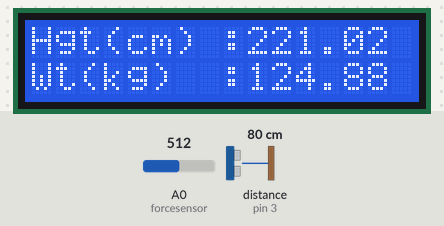
This sketch was run on a simulated Arduino Uno, built with avr-gcc and run on an emulated ATmega328P. On the bench: 16×2 character LCD. Wiring (inferred from the names in the program): ultrasonic range finder: trigger pin 5; echo pin 3. Inputs (shaded band) come from the test bench; at power-on: A0 (forcesensor) = 512, distance to the obstacle (sensor on pin 3) 80 cm. The echo pulse lasts 58.3 µs per cm; what the sketch prints to the serial monitor is not drawn.

Above: at 1.2 s.
1.3 s: A0 (forcesensor) set to 716
At 3.1 s:
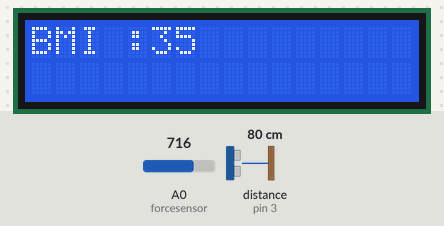
4.2 s: distance to the obstacle (sensor on pin 3) set to 2 cm
At 4.7 s:
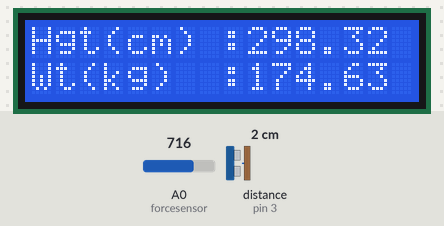
6.4 s: A0 (forcesensor) set to 900
At 6.9 s:
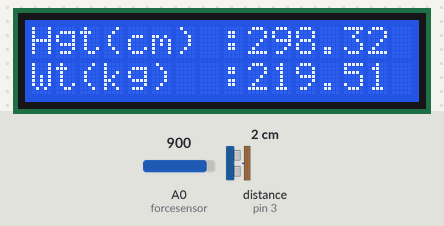
8.5 s: distance to the obstacle (sensor on pin 3) set to 4 cm
At 9.0 s:
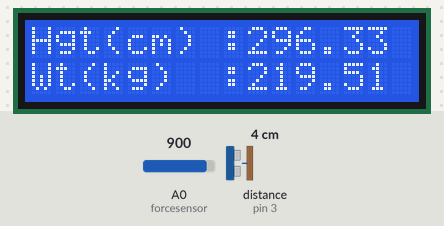
10.6 s: A0 (forcesensor) set to 1023
At 11.1 s:
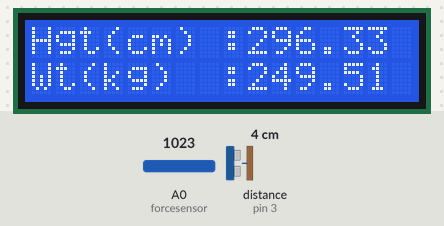
12.7 s: distance to the obstacle (sensor on pin 3) set to 9 cm
At 13.3 s:
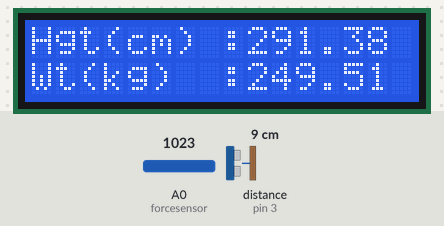
Timing chart, 0 to 15.7 s (numbered marks = the images above; inputs shaded):
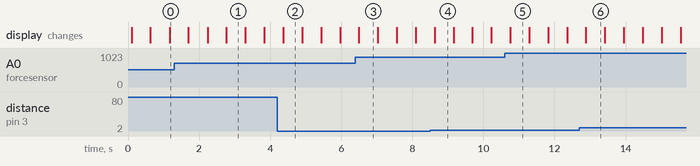

The sketch:

Project_3.ino
```cpp
// C++ code
// Aim to calculate height and weight, then find body mass index
// Errors might be present in calculation of weight
#include <Adafruit_LiquidCrystal.h>

Adafruit_LiquidCrystal lcd(0);
int trigpin=5;
int echopin=3;
int forcesensor=A0;
int BMI;
float force;
void setup()
{
  Serial.begin(9600);
  lcd.begin(16,2);
  lcd.setBacklight(1);
  pinMode(trigpin,OUTPUT);
  pinMode(echopin,INPUT);
  pinMode(forcesensor,OUTPUT);
}

void loop()
{
  float forcevalue = analogRead(forcesensor);
  digitalWrite(trigpin,LOW);
  delayMicroseconds(2);
  digitalWrite(trigpin,HIGH);
  delayMicroseconds(10);
  digitalWrite(trigpin,LOW);
  //delay(300);
  //digitalWrite(echopin,LOW);
  int time=pulseIn(echopin,HIGH);
  float distance=time*0.034/2;
  distance=300-distance; //Placing the sensor at a height of 3m
  // then subtracting to calculate height
  //Serial.println(distance);
  force = (10.0/41.0)*(forcevalue);
  lcd.setCursor(0,0);
  lcd.print("Hgt(cm) :");
  lcd.print(distance);
  lcd.setCursor(0,1);
  lcd.print("Wt(kg)  :");
  lcd.print(force);
  delay(500);
  Serial.println(force);
  lcd.setCursor(0,0);
  int BMI= force/((distance/100)*(distance/100));
  lcd.print("BMI :");
  lcd.print(BMI);
  lcd.print("           ");
  lcd.setCursor(0,1);
  lcd.print("                ");
  delay(500);
}
```

Measured:
- after the input at 1.3 s, the display: first differs from a run without the input after 0.94 s (image 1 shows a later state)
- after the input at 4.2 s, the display: changes after 0.17 s (image 2)
- after the input at 6.4 s, the display: changes after 0.10 s (image 3)
- after the input at 8.5 s, the display: changes after 0.13 s (image 4)
- after the input at 10.6 s, the display: changes after 0.15 s (image 5)
- after the input at 12.7 s, the display: changes after 0.18 s (image 6)
- what the display in image 1 shows lasts 0.5 s, from 2.8 s to 3.3 s
